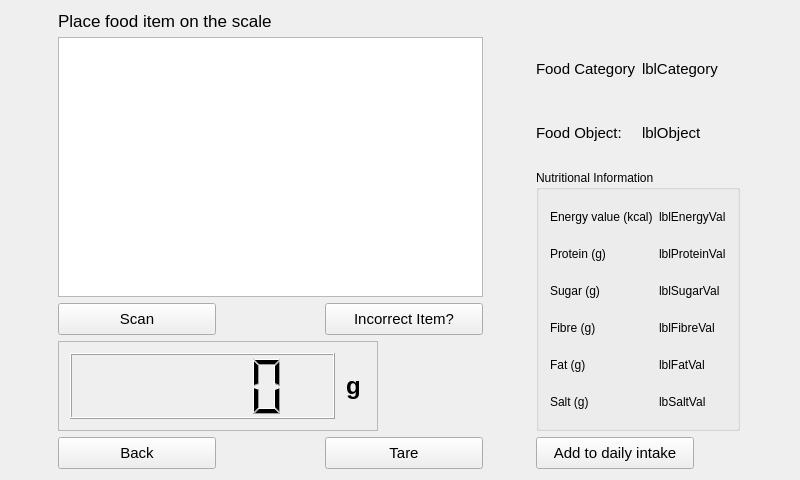
<?xml version="1.0" encoding="UTF-8"?>
<ui version="4.0">
 <class>getWeight</class>
 <widget class="QMainWindow" name="getWeight">
  <property name="geometry">
   <rect>
    <x>0</x>
    <y>0</y>
    <width>800</width>
    <height>480</height>
   </rect>
  </property>
  <property name="windowTitle">
   <string>smartScaleGUI</string>
  </property>
  <widget class="QWidget" name="centralWidget">
   <layout class="QGridLayout" name="gridLayout">
    <item row="4" column="0" colspan="2">
     <widget class="QFrame" name="frame">
      <property name="minimumSize">
       <size>
        <width>320</width>
        <height>90</height>
       </size>
      </property>
      <property name="maximumSize">
       <size>
        <width>320</width>
        <height>90</height>
       </size>
      </property>
      <property name="font">
       <font>
        <family>Helvetica</family>
        <pointsize>11</pointsize>
       </font>
      </property>
      <property name="frameShape">
       <enum>QFrame::StyledPanel</enum>
      </property>
      <property name="frameShadow">
       <enum>QFrame::Raised</enum>
      </property>
      <layout class="QGridLayout" name="gridLayout_4">
       <item row="0" column="0">
        <widget class="QLCDNumber" name="lcdWeight">
         <property name="font">
          <font>
           <family>Helvetica</family>
           <pointsize>11</pointsize>
          </font>
         </property>
        </widget>
       </item>
       <item row="0" column="1">
        <widget class="QLabel" name="lblGrams">
         <property name="maximumSize">
          <size>
           <width>25</width>
           <height>16777215</height>
          </size>
         </property>
         <property name="font">
          <font>
           <family>Helvetica</family>
           <pointsize>18</pointsize>
           <weight>75</weight>
           <italic>false</italic>
           <bold>true</bold>
          </font>
         </property>
         <property name="text">
          <string>g</string>
         </property>
         <property name="alignment">
          <set>Qt::AlignCenter</set>
         </property>
        </widget>
       </item>
      </layout>
     </widget>
    </item>
    <item row="2" column="2" rowspan="3">
     <widget class="QGroupBox" name="groupBox">
      <property name="font">
       <font>
        <family>Helvetica</family>
        <weight>50</weight>
        <italic>false</italic>
        <bold>false</bold>
        <underline>false</underline>
       </font>
      </property>
      <property name="title">
       <string>Nutritional Information</string>
      </property>
      <property name="flat">
       <bool>false</bool>
      </property>
      <property name="checkable">
       <bool>false</bool>
      </property>
      <layout class="QGridLayout" name="gridLayout_3">
       <item row="5" column="0">
        <widget class="QLabel" name="lblSalt">
         <property name="maximumSize">
          <size>
           <width>132</width>
           <height>16777215</height>
          </size>
         </property>
         <property name="font">
          <font>
           <family>Helvetica</family>
          </font>
         </property>
         <property name="layoutDirection">
          <enum>Qt::LeftToRight</enum>
         </property>
         <property name="autoFillBackground">
          <bool>false</bool>
         </property>
         <property name="frameShape">
          <enum>QFrame::Panel</enum>
         </property>
         <property name="lineWidth">
          <number>0</number>
         </property>
         <property name="text">
          <string>Salt (g)</string>
         </property>
         <property name="scaledContents">
          <bool>true</bool>
         </property>
         <property name="alignment">
          <set>Qt::AlignLeading|Qt::AlignLeft|Qt::AlignVCenter</set>
         </property>
         <property name="wordWrap">
          <bool>false</bool>
         </property>
         <property name="indent">
          <number>-1</number>
         </property>
        </widget>
       </item>
       <item row="1" column="1">
        <widget class="QLabel" name="lblProteinVal">
         <property name="font">
          <font>
           <family>Helvetica</family>
          </font>
         </property>
         <property name="autoFillBackground">
          <bool>false</bool>
         </property>
         <property name="frameShape">
          <enum>QFrame::NoFrame</enum>
         </property>
         <property name="text">
          <string>lblProteinVal</string>
         </property>
         <property name="alignment">
          <set>Qt::AlignLeading|Qt::AlignLeft|Qt::AlignVCenter</set>
         </property>
        </widget>
       </item>
       <item row="2" column="1">
        <widget class="QLabel" name="lblSugarVal">
         <property name="font">
          <font>
           <family>Helvetica</family>
          </font>
         </property>
         <property name="autoFillBackground">
          <bool>false</bool>
         </property>
         <property name="frameShape">
          <enum>QFrame::NoFrame</enum>
         </property>
         <property name="text">
          <string>lblSugarVal</string>
         </property>
         <property name="alignment">
          <set>Qt::AlignLeading|Qt::AlignLeft|Qt::AlignVCenter</set>
         </property>
        </widget>
       </item>
       <item row="4" column="0">
        <widget class="QLabel" name="lblFat">
         <property name="maximumSize">
          <size>
           <width>132</width>
           <height>16777215</height>
          </size>
         </property>
         <property name="font">
          <font>
           <family>Helvetica</family>
          </font>
         </property>
         <property name="layoutDirection">
          <enum>Qt::LeftToRight</enum>
         </property>
         <property name="autoFillBackground">
          <bool>false</bool>
         </property>
         <property name="frameShape">
          <enum>QFrame::Panel</enum>
         </property>
         <property name="lineWidth">
          <number>0</number>
         </property>
         <property name="text">
          <string>Fat (g)</string>
         </property>
         <property name="scaledContents">
          <bool>true</bool>
         </property>
         <property name="alignment">
          <set>Qt::AlignLeading|Qt::AlignLeft|Qt::AlignVCenter</set>
         </property>
         <property name="wordWrap">
          <bool>false</bool>
         </property>
         <property name="indent">
          <number>-1</number>
         </property>
        </widget>
       </item>
       <item row="5" column="1">
        <widget class="QLabel" name="lblSaltVal">
         <property name="font">
          <font>
           <family>Helvetica</family>
          </font>
         </property>
         <property name="autoFillBackground">
          <bool>false</bool>
         </property>
         <property name="frameShape">
          <enum>QFrame::NoFrame</enum>
         </property>
         <property name="text">
          <string>lbSaltVal</string>
         </property>
         <property name="alignment">
          <set>Qt::AlignLeading|Qt::AlignLeft|Qt::AlignVCenter</set>
         </property>
        </widget>
       </item>
       <item row="3" column="1">
        <widget class="QLabel" name="lblFbreVal">
         <property name="font">
          <font>
           <family>Helvetica</family>
          </font>
         </property>
         <property name="autoFillBackground">
          <bool>false</bool>
         </property>
         <property name="frameShape">
          <enum>QFrame::NoFrame</enum>
         </property>
         <property name="text">
          <string>lblFibreVal</string>
         </property>
         <property name="alignment">
          <set>Qt::AlignLeading|Qt::AlignLeft|Qt::AlignVCenter</set>
         </property>
        </widget>
       </item>
       <item row="2" column="0">
        <widget class="QLabel" name="lblSugar">
         <property name="maximumSize">
          <size>
           <width>132</width>
           <height>16777215</height>
          </size>
         </property>
         <property name="font">
          <font>
           <family>Helvetica</family>
          </font>
         </property>
         <property name="layoutDirection">
          <enum>Qt::LeftToRight</enum>
         </property>
         <property name="autoFillBackground">
          <bool>false</bool>
         </property>
         <property name="frameShape">
          <enum>QFrame::Panel</enum>
         </property>
         <property name="lineWidth">
          <number>0</number>
         </property>
         <property name="text">
          <string>Sugar (g)</string>
         </property>
         <property name="scaledContents">
          <bool>true</bool>
         </property>
         <property name="alignment">
          <set>Qt::AlignLeading|Qt::AlignLeft|Qt::AlignVCenter</set>
         </property>
         <property name="wordWrap">
          <bool>false</bool>
         </property>
         <property name="indent">
          <number>-1</number>
         </property>
        </widget>
       </item>
       <item row="3" column="0">
        <widget class="QLabel" name="lblFibre">
         <property name="maximumSize">
          <size>
           <width>132</width>
           <height>16777215</height>
          </size>
         </property>
         <property name="font">
          <font>
           <family>Helvetica</family>
          </font>
         </property>
         <property name="layoutDirection">
          <enum>Qt::LeftToRight</enum>
         </property>
         <property name="autoFillBackground">
          <bool>false</bool>
         </property>
         <property name="frameShape">
          <enum>QFrame::Panel</enum>
         </property>
         <property name="lineWidth">
          <number>0</number>
         </property>
         <property name="text">
          <string>Fibre (g)</string>
         </property>
         <property name="scaledContents">
          <bool>true</bool>
         </property>
         <property name="alignment">
          <set>Qt::AlignLeading|Qt::AlignLeft|Qt::AlignVCenter</set>
         </property>
         <property name="wordWrap">
          <bool>false</bool>
         </property>
         <property name="indent">
          <number>-1</number>
         </property>
        </widget>
       </item>
       <item row="4" column="1">
        <widget class="QLabel" name="lblFatVal">
         <property name="font">
          <font>
           <family>Helvetica</family>
          </font>
         </property>
         <property name="autoFillBackground">
          <bool>false</bool>
         </property>
         <property name="frameShape">
          <enum>QFrame::NoFrame</enum>
         </property>
         <property name="text">
          <string>lblFatVal</string>
         </property>
         <property name="alignment">
          <set>Qt::AlignLeading|Qt::AlignLeft|Qt::AlignVCenter</set>
         </property>
        </widget>
       </item>
       <item row="1" column="0">
        <widget class="QLabel" name="lblProtein">
         <property name="maximumSize">
          <size>
           <width>132</width>
           <height>16777215</height>
          </size>
         </property>
         <property name="font">
          <font>
           <family>Helvetica</family>
          </font>
         </property>
         <property name="layoutDirection">
          <enum>Qt::LeftToRight</enum>
         </property>
         <property name="autoFillBackground">
          <bool>false</bool>
         </property>
         <property name="frameShape">
          <enum>QFrame::Panel</enum>
         </property>
         <property name="lineWidth">
          <number>0</number>
         </property>
         <property name="text">
          <string>Protein (g)</string>
         </property>
         <property name="scaledContents">
          <bool>true</bool>
         </property>
         <property name="alignment">
          <set>Qt::AlignLeading|Qt::AlignLeft|Qt::AlignVCenter</set>
         </property>
         <property name="wordWrap">
          <bool>false</bool>
         </property>
         <property name="indent">
          <number>-1</number>
         </property>
        </widget>
       </item>
       <item row="0" column="0">
        <widget class="QLabel" name="lblEnergy">
         <property name="maximumSize">
          <size>
           <width>132</width>
           <height>16777215</height>
          </size>
         </property>
         <property name="font">
          <font>
           <family>Helvetica</family>
          </font>
         </property>
         <property name="layoutDirection">
          <enum>Qt::LeftToRight</enum>
         </property>
         <property name="autoFillBackground">
          <bool>false</bool>
         </property>
         <property name="frameShape">
          <enum>QFrame::Panel</enum>
         </property>
         <property name="lineWidth">
          <number>0</number>
         </property>
         <property name="text">
          <string>Energy value (kcal)</string>
         </property>
         <property name="scaledContents">
          <bool>true</bool>
         </property>
         <property name="alignment">
          <set>Qt::AlignLeading|Qt::AlignLeft|Qt::AlignVCenter</set>
         </property>
         <property name="wordWrap">
          <bool>false</bool>
         </property>
         <property name="indent">
          <number>-1</number>
         </property>
        </widget>
       </item>
       <item row="0" column="1">
        <widget class="QLabel" name="lblEnergyVal">
         <property name="font">
          <font>
           <family>Helvetica</family>
          </font>
         </property>
         <property name="autoFillBackground">
          <bool>false</bool>
         </property>
         <property name="frameShape">
          <enum>QFrame::NoFrame</enum>
         </property>
         <property name="text">
          <string>lblEnergyVal</string>
         </property>
         <property name="alignment">
          <set>Qt::AlignLeading|Qt::AlignLeft|Qt::AlignVCenter</set>
         </property>
        </widget>
       </item>
      </layout>
     </widget>
    </item>
    <item row="5" column="0">
     <widget class="QPushButton" name="btnBack">
      <property name="minimumSize">
       <size>
        <width>158</width>
        <height>32</height>
       </size>
      </property>
      <property name="maximumSize">
       <size>
        <width>158</width>
        <height>32</height>
       </size>
      </property>
      <property name="font">
       <font>
        <family>Helvetica</family>
        <pointsize>11</pointsize>
       </font>
      </property>
      <property name="text">
       <string>Back</string>
      </property>
     </widget>
    </item>
    <item row="1" column="2">
     <layout class="QGridLayout" name="gridLayout_2">
      <property name="topMargin">
       <number>0</number>
      </property>
      <property name="horizontalSpacing">
       <number>-1</number>
      </property>
      <property name="verticalSpacing">
       <number>0</number>
      </property>
      <item row="1" column="1">
       <widget class="QLabel" name="lblObject">
        <property name="font">
         <font>
          <family>Helvetica</family>
          <pointsize>11</pointsize>
         </font>
        </property>
        <property name="text">
         <string>lblObject</string>
        </property>
       </widget>
      </item>
      <item row="0" column="0">
       <widget class="QLabel" name="lblFoodCat">
        <property name="maximumSize">
         <size>
          <width>100</width>
          <height>16777215</height>
         </size>
        </property>
        <property name="font">
         <font>
          <family>Helvetica</family>
          <pointsize>11</pointsize>
         </font>
        </property>
        <property name="text">
         <string>Food Category:</string>
        </property>
       </widget>
      </item>
      <item row="1" column="0">
       <widget class="QLabel" name="lblObj">
        <property name="maximumSize">
         <size>
          <width>100</width>
          <height>16777215</height>
         </size>
        </property>
        <property name="font">
         <font>
          <family>Helvetica</family>
          <pointsize>11</pointsize>
         </font>
        </property>
        <property name="text">
         <string>Food Object:</string>
        </property>
       </widget>
      </item>
      <item row="0" column="1">
       <widget class="QLabel" name="lblCategory">
        <property name="font">
         <font>
          <family>Helvetica</family>
          <pointsize>11</pointsize>
         </font>
        </property>
        <property name="text">
         <string>lblCategory</string>
        </property>
       </widget>
      </item>
     </layout>
    </item>
    <item row="3" column="0">
     <widget class="QPushButton" name="btnScan">
      <property name="enabled">
       <bool>true</bool>
      </property>
      <property name="minimumSize">
       <size>
        <width>158</width>
        <height>32</height>
       </size>
      </property>
      <property name="maximumSize">
       <size>
        <width>158</width>
        <height>32</height>
       </size>
      </property>
      <property name="font">
       <font>
        <family>Helvetica</family>
        <pointsize>11</pointsize>
       </font>
      </property>
      <property name="text">
       <string>Scan</string>
      </property>
     </widget>
    </item>
    <item row="3" column="1">
     <widget class="QPushButton" name="btnIncorrectItem">
      <property name="enabled">
       <bool>true</bool>
      </property>
      <property name="minimumSize">
       <size>
        <width>158</width>
        <height>32</height>
       </size>
      </property>
      <property name="maximumSize">
       <size>
        <width>158</width>
        <height>32</height>
       </size>
      </property>
      <property name="font">
       <font>
        <family>Helvetica</family>
        <pointsize>11</pointsize>
       </font>
      </property>
      <property name="text">
       <string>Incorrect Item?</string>
      </property>
     </widget>
    </item>
    <item row="5" column="2">
     <widget class="QPushButton" name="btnAdd">
      <property name="minimumSize">
       <size>
        <width>0</width>
        <height>30</height>
       </size>
      </property>
      <property name="maximumSize">
       <size>
        <width>158</width>
        <height>32</height>
       </size>
      </property>
      <property name="font">
       <font>
        <family>Helvetica</family>
        <pointsize>11</pointsize>
       </font>
      </property>
      <property name="text">
       <string>Add to daily intake</string>
      </property>
     </widget>
    </item>
    <item row="0" column="0">
     <widget class="QLabel" name="lblTitle">
      <property name="sizePolicy">
       <sizepolicy hsizetype="Preferred" vsizetype="Fixed">
        <horstretch>0</horstretch>
        <verstretch>0</verstretch>
       </sizepolicy>
      </property>
      <property name="font">
       <font>
        <family>Helvetica</family>
        <pointsize>13</pointsize>
       </font>
      </property>
      <property name="text">
       <string>Place food item on the scale</string>
      </property>
     </widget>
    </item>
    <item row="5" column="1">
     <widget class="QPushButton" name="btnTare">
      <property name="minimumSize">
       <size>
        <width>158</width>
        <height>32</height>
       </size>
      </property>
      <property name="maximumSize">
       <size>
        <width>158</width>
        <height>32</height>
       </size>
      </property>
      <property name="font">
       <font>
        <family>Helvetica</family>
        <pointsize>11</pointsize>
       </font>
      </property>
      <property name="text">
       <string>Tare</string>
      </property>
     </widget>
    </item>
    <item row="1" column="0" rowspan="2" colspan="2">
     <widget class="QGraphicsView" name="imgFoodItem">
      <property name="minimumSize">
       <size>
        <width>360</width>
        <height>240</height>
       </size>
      </property>
      <property name="font">
       <font>
        <family>Helvetica</family>
        <pointsize>11</pointsize>
       </font>
      </property>
     </widget>
    </item>
   </layout>
  </widget>
 </widget>
 <layoutdefault spacing="6" margin="11"/>
 <resources/>
 <connections/>
</ui>
